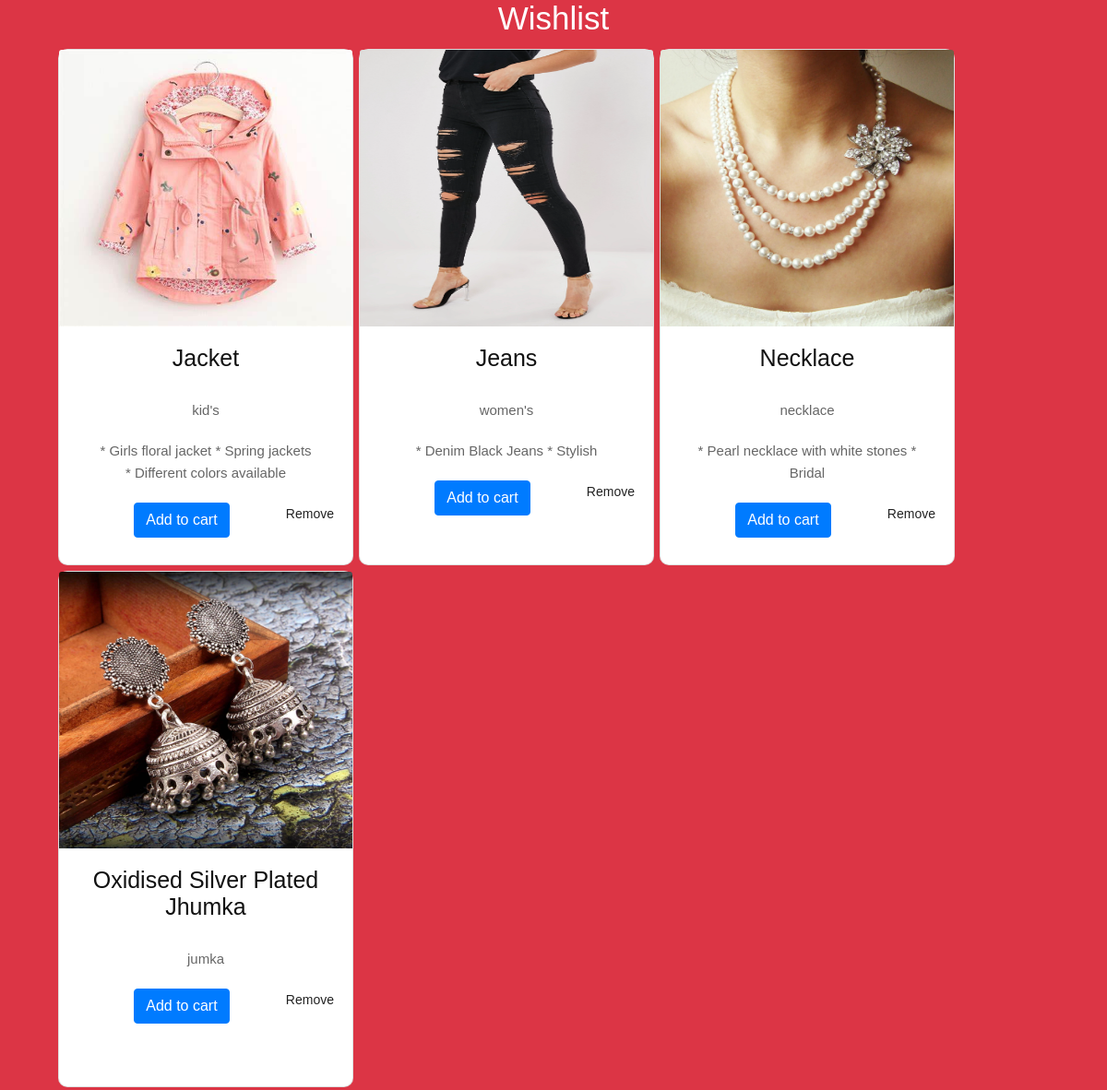
The page /ecom_app/e-com-1-display-user-wishlist-items/ (signed in) on the database its author committed.
### ecom_app/models.py (models this page shows)
class ecom_buyer_wishlist_datatable(models.Model):
    user_loginid = models.IntegerField()
    prod_id = models.IntegerField()
    prod_name = models.CharField(max_length=50)
    imgfile = models.FileField()
    prod_category = models.CharField(max_length=40)
    prod_size = models.CharField(max_length=10)
    prod_price = models.IntegerField()
    prod_details = models.CharField(max_length=1000)

### ecom_app/views.py (the view)
# urls.py: path('e-com-1-display-user-wishlist-items/',user_wishlist_display),
def user_wishlist_display(request):
    w =  ecom_buyer_wishlist_datatable.objects.all()
    w1=[]
    wimgfiles = []
    for i in w:
        if i.user_loginid == request.session['user_loginid']:
            w1.append(i)
            img_clone = str(i.imgfile).split('/')[-1]
            wimgfiles.append(img_clone)
    wishlist = zip(w1,wimgfiles)
    print(wishlist)
    return render(request,'wishlist_display.html',{'wishlist_items':wishlist})

### ecom_app/templates/wishlist_display.html (shortened to what this page needs)
<!DOCTYPE html>
<html lang="en">
{% load static %}
<head>
    <link rel="stylesheet" type="text/css" href="{% static 'css/bootstrap.min.css' %}">
    <link rel="stylesheet" type="text/css" href="{% static 'css/style.css' %}">
</head>
<body class="body bg-danger" style="text-align:center;">
<h1 style="color:white;font-size:35px">Wishlist</h1>
<div class="card-group container" style="text-align:center;margin-left:auto;margin-right:auto;">
    <div class="container row"  style="margin-left:auto;margin-right:auto;">
        {% for i,j in wishlist_items %}
        <center>
            <div class="col-12" style="padding:3px;">
                <div class="card" style="width: 20rem;height:35rem;border-radius:10px;">
                    <img src="/static/{{j}}" class="card-img-top" alt="..." >
                    <div class="card-body">
                        <h5 style="font-size:25px;" class="card-title">{{i.prod_name}}</h5>
                        <p class="card-text">{{i.prod_category}}</p>
                        <p class="card-text">{{i.prod_details}}</p>
                        <a href="http://127.0.0.1:8000/ecom_app/e-com-1-user-cart-items/{{i.prod_id}}" class="btn btn-primary">Add to cart</a>
                        <a href="http://127.0.0.1:8000/ecom_app/e-com-1-delete-user-wishlist-items/{{i.id}}" class="float-right">Remove</a>
                    </div>
                </div>
            </div>
        </center>
        {% endfor %}
    </div>
</div>
</body>
</html>

### ecom_app/static/css/style.css (style rules this page uses)
* { box-sizing: border-box !important; transition: ease all 0.5s; }
html { scroll-behavior: smooth; overflow-x: hidden; }
body { color: #666666; font-size: 14px; line-height: 1.80857; font-weight: normal; overflow-x: hidden; font-family: 'Poppins', sans-serif; }
a { color: #1f1f1f; text-decoration: none !important; outline: none !important; -webkit-transition: all .3s ease-in-out; -moz-transition: all .3s ease-in-out; -ms-transition: all .3s ease-in-out; -o-transition: all .3s ease-in-out; transition: all .3s ease-in-out; }
h1, h2, h3, h4, h5, h6 { letter-spacing: 0; font-weight: normal; position: relative; padding: 0 0 10px 0; font-weight: normal; line-height: normal; color: #111111; margin: 0 }
h1 { font-size: 24px }
h5 { font-size: 14px }
*, *::after, *::before { -webkit-box-sizing: border-box; -moz-box-sizing: border-box; box-sizing: border-box; }
p { margin: 20px; font-weight: 300; font-size: 15px; line-height: 24px; }
a { color: #222222; text-decoration: none; outline: none !important; }
a, .btn { text-decoration: none !important; outline: none !important; -webkit-transition: all .3s ease-in-out; -moz-transition: all .3s ease-in-out; -ms-transition: all .3s ease-in-out; -o-transition: all .3s ease-in-out; transition: all .3s ease-in-out; }
img { max-width: 100%; height: auto; }

### ecom_app/templates/wishlist_display.html (style rules this page uses)
img { height:300px; }

### rows shown on the page
ecom_buyer_wishlist_datatable: shows a picture, prod_name "Jacket", prod_category "kid's", prod_details "* Girls floral jacket * Spring jackets * Different colors available"
ecom_buyer_wishlist_datatable: shows a picture, prod_name "Jeans", prod_category "women's", prod_details "* Denim Black Jeans * Stylish"
ecom_buyer_wishlist_datatable: shows a picture, prod_name "Necklace", prod_category "necklace", prod_details "* Pearl necklace with white stones * Bridal"
ecom_buyer_wishlist_datatable: shows a picture, prod_name "Oxidised Silver Plated Jhumka", prod_category "jumka"
